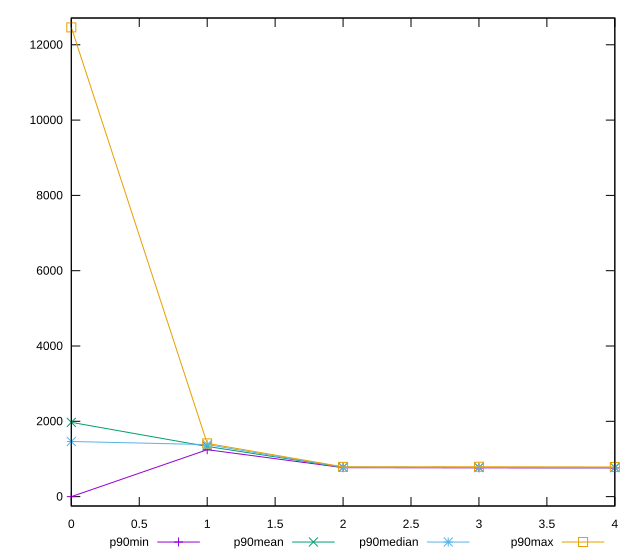

Source code (gnuplot):
reset

$p90Min <<EOF
0 0
1 1246
2 769
3 764
4 762
EOF

$p90Mean <<EOF
0 1972.0851063829787
1 1332.0212765957447
2 778.6063829787234
3 772.8085106382979
4 771.8936170212766
EOF

$p90Median <<EOF
0 1463.5
1 1381.5
2 779
3 773
4 771
EOF

$p90Max <<EOF
0 12462
1 1414
2 790
3 793
4 787
EOF

set key outside below
set xrange [0:4]
set yrange [-249.24:12711.24]
set trange [-249.24:12711.24]
set terminal svg size 640, 560 enhanced background rgb 'white'
set output "report_00012_2021-02-09T11:01:39.952Z/uses-rel-preload/progression/value.svg"

plot $p90Min title "p90min" with linespoints, \
     $p90Mean title "p90mean" with linespoints, \
     $p90Median title "p90median" with linespoints, \
     $p90Max title "p90max" with linespoints

reset
